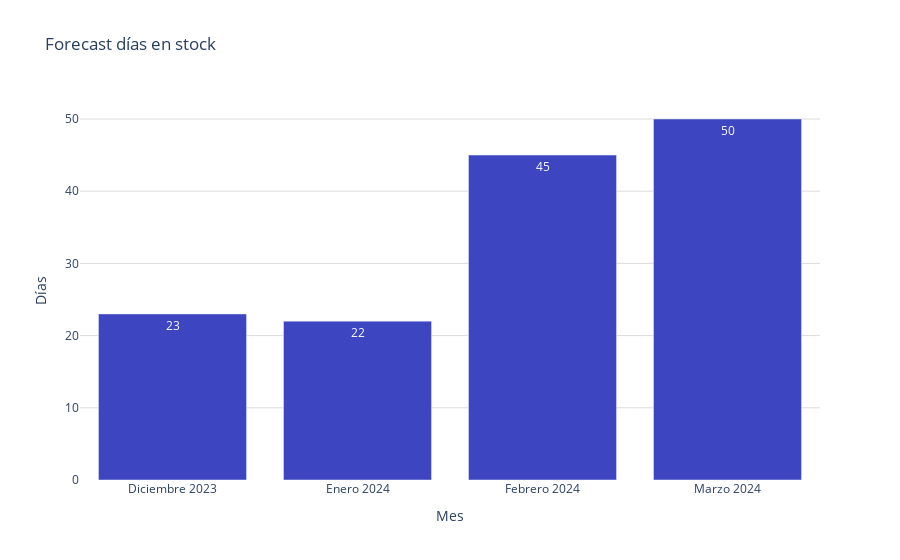

The cell this chart's notebook holds for it:
### Code cell
# Obtener los datos
dias = stock_direct_proyeccion_dias_tilgo['Dias']
meses = stock_direct_proyeccion_dias_tilgo['Mes']
values = dias
labels = meses
colores = ['#3d45c0', '#ff4853', '#ffb038', '#7cc668', '#67c2df', '#6773df', '#939fad']

fig = go.Figure()
fig.add_trace(go.Bar(
    x=labels, 
    y=values, 
    marker_color='#3d45c0',
    text=values,  # Texto que se mostrará en las barras 
    textposition='inside',  # Posición del texto (puede ser 'inside' o 'outside')
))
fig.update_layout(
    title='Forecast días en stock',
    xaxis=dict(title='Mes'),  # Título del eje x
    yaxis=dict(
        title='Días', # Título del eje y
        gridcolor='#dddcda', # Color de las líneas que dividen los rangos del eje Y
         gridwidth=1,
    ),  
    plot_bgcolor='rgba(0,0,0,0)',  # Color de fondo del gráfico
)
# Exportar gráfica como archivo HTML
def guardar_grafico_como_html(fig, nombre_archivo, carpeta='graficas'):
    # Crear la carpeta si no existe
    if not os.path.exists(carpeta):
        os.makedirs(carpeta)
    
    # Gráfica como archivo HTML en la carpeta especificada
    pio.write_html(fig, f'{carpeta}/{nombre_archivo}.html')

# Exportar
guardar_grafico_como_html(fig, 'g_scatt_stockdias_direct_tulancingo', carpeta='graficas')
fig.show()

### Figure 1 — Plotly figure (JSON) as saved in the notebook; plotly's stock layout.template omitted (floating-point values rounded to 4 significant figures)
{"data": [{"marker": {"color": "#3d45c0"}, "text": [23, 22, 45, 50], "textposition": "inside", "type": "bar", "x": ["Diciembre 2023", "Enero 2024", "Febrero 2024", "Marzo 2024"], "y": [23, 22, 45, 50]}], "layout": {"plot_bgcolor": "rgba(0,0,0,0)", "title": {"text": "Forecast días en stock"}, "xaxis": {"title": {"text": "Mes"}}, "yaxis": {"gridcolor": "#dddcda", "gridwidth": 1, "title": {"text": "Días"}}}}
